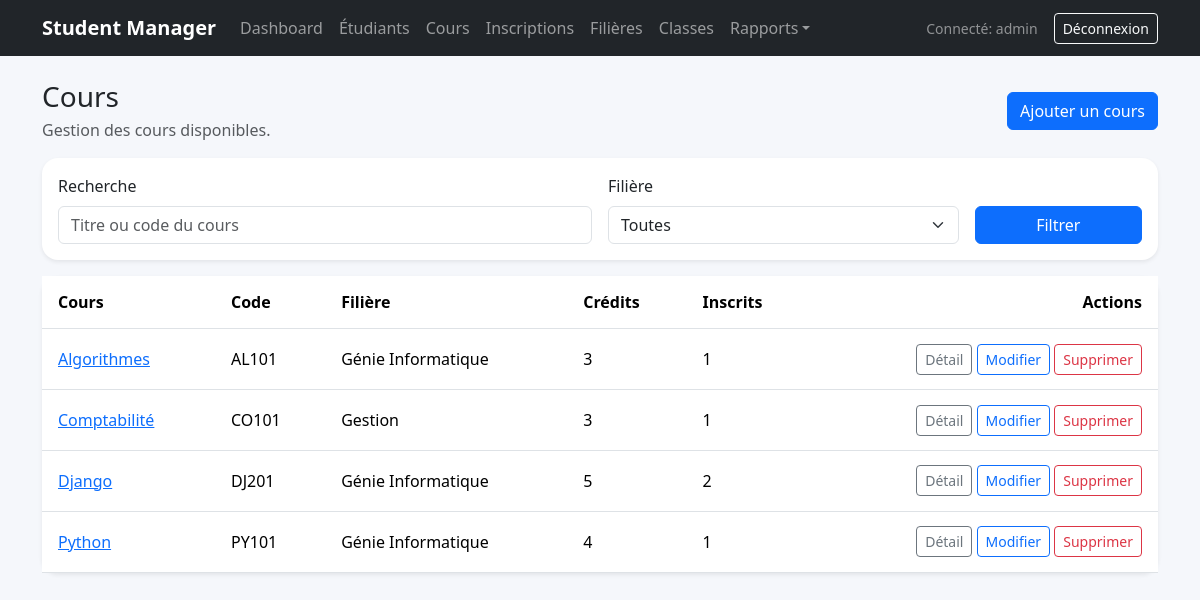
The app's page /courses/ (signed in) with its own data.
### academics/models.py (models this page shows, shortened)
class Course(models.Model):
    title = models.CharField(max_length=150)
    code = models.CharField(max_length=20, unique=True)
    description = models.TextField(blank=True)
    credits = models.PositiveSmallIntegerField(default=1)
    program = models.ForeignKey(Program, on_delete=models.CASCADE, related_name='courses')
    class Meta:
        ordering = ['title']
        verbose_name = 'Cours'
        verbose_name_plural = 'Cours'

class Program(models.Model):
    name = models.CharField(max_length=120)
    code = models.CharField(max_length=20, unique=True)
    description = models.TextField(blank=True)
    class Meta:
        ordering = ['name']
        verbose_name = 'Filière'
        verbose_name_plural = 'Filières'

### academics/views.py (the view)
# urls.py: path('courses/', views.CourseListView.as_view(), name='course_list'),
class CourseListView(LoginRequiredMixin, PermissionRequiredMixin, ListView):
    model = Course
    permission_required = 'academics.view_course'
    template_name = 'academics/course_list.html'
    context_object_name = 'courses'
    paginate_by = 10
    def get_queryset(self):
        queryset = Course.objects.select_related('program').annotate(student_total=Count('enrollments')).order_by('title')
        q = self.request.GET.get('q', '').strip()
        program_id = self.request.GET.get('program', '').strip()
        if q:
            queryset = queryset.filter(Q(title__icontains=q) | Q(code__icontains=q))
        if program_id:
            queryset = queryset.filter(program_id=program_id)
        return queryset
    def get_context_data(self, **kwargs):
        context = super().get_context_data(**kwargs)
        context['programs'] = Program.objects.all()
        context['q'] = self.request.GET.get('q', '')
        context['selected_program'] = self.request.GET.get('program', '')
        return context

### templates/academics/course_list.html (shortened to what this page needs)
{% extends 'base.html' %}
{% block content %}
<div class="d-flex justify-content-between align-items-center mb-3 flex-wrap gap-2">
    <div>
        <h1 class="h3 mb-1">Cours</h1>
        <p class="text-muted mb-0">Gestion des cours disponibles.</p>
    </div>
    <a class="btn btn-primary" href="{% url 'course_add' %}">Ajouter un cours</a>
</div>
<div class="card shadow-sm mb-3">
    <div class="card-body">
        <form method="get" class="row g-3">
            <div class="col-md-6">
                <label class="form-label">Recherche</label>
                <input class="form-control" type="text" name="q" value="{{ q }}" placeholder="Titre ou code du cours">
            </div>
            <div class="col-md-4">
                <label class="form-label">Filière</label>
                <select class="form-select" name="program">
                    <option value="">Toutes</option>
                </select>
            </div>
            <div class="col-md-2 d-flex align-items-end">
                <button class="btn btn-primary w-100" type="submit">Filtrer</button>
            </div>
        </form>
    </div>
</div>
<div class="card shadow-sm">
    <div class="table-responsive">
        <table class="table table-hover align-middle mb-0">
            <thead><tr><th>Cours</th><th>Code</th><th>Filière</th><th>Crédits</th><th>Inscrits</th><th class="text-end">Actions</th></tr></thead>
            <tbody>
            {% for course in courses %}
                <tr>
                    <td><a href="{% url 'course_detail' course.pk %}">{{ course.title }}</a></td>
                    <td>{{ course.code }}</td>
                    <td>{{ course.program.name }}</td>
                    <td>{{ course.credits }}</td>
                    <td>{{ course.student_total }}</td>
                    <td class="text-end">
                        <a class="btn btn-sm btn-outline-secondary" href="{% url 'course_detail' course.pk %}">Détail</a>
                        <a class="btn btn-sm btn-outline-primary" href="{% url 'course_edit' course.pk %}">Modifier</a>
                        <a class="btn btn-sm btn-outline-danger" href="{% url 'course_delete' course.pk %}">Supprimer</a>
                    </td>
                </tr>
            {% empty %}
                <tr><td colspan="6" class="text-center text-muted py-4">Aucun cours trouvé.</td></tr>
            {% endfor %}
            </tbody>
        </table>
    </div>
</div>
{% endblock %}

### templates/base.html (shortened to what this page needs)
{% load static %}
<!DOCTYPE html>
<html lang="fr">
<head>
    <link href="https://cdn.jsdelivr.net/npm/bootstrap@5.3.3/dist/css/bootstrap.min.css" rel="stylesheet">
    <link rel="stylesheet" href="{% static 'css/app.css' %}">
</head>
<body>
    <nav class="navbar navbar-expand-lg navbar-dark bg-dark mb-4">
        <div class="container">
            <a class="navbar-brand" href="{% url 'dashboard' %}">Student Manager</a>
            {% if user.is_authenticated %}
            <div class="collapse navbar-collapse" id="mainNav">
                <ul class="navbar-nav me-auto mb-2 mb-lg-0">
                    <li class="nav-item"><a class="nav-link" href="{% url 'dashboard' %}">Dashboard</a></li>
                    <li class="nav-item"><a class="nav-link" href="{% url 'student_list' %}">Étudiants</a></li>
                    <li class="nav-item"><a class="nav-link" href="{% url 'course_list' %}">Cours</a></li>
                    <li class="nav-item"><a class="nav-link" href="{% url 'enrollment_list' %}">Inscriptions</a></li>
                    <li class="nav-item"><a class="nav-link" href="{% url 'program_list' %}">Filières</a></li>
                    <li class="nav-item"><a class="nav-link" href="{% url 'classroom_list' %}">Classes</a></li>
                    <li class="nav-item dropdown">
                        <a class="nav-link dropdown-toggle" href="#" role="button" data-bs-toggle="dropdown">Rapports</a>
                    </li>
                </ul>
                <div class="d-flex align-items-center gap-3">
                    <span class="text-white-50 small">Connecté: {{ user.username }}</span>
                    <form method="post" action="{% url 'logout' %}">
                        <button class="btn btn-outline-light btn-sm" type="submit">Déconnexion</button>
                    </form>
                </div>
            </div>
            {% endif %}
        </div>
    </nav>
    <main class="container pb-5">
        {% block content %}{% endblock %}
    </main>
</body>
</html>

### static/css/app.css (style rules this page uses)
body { background-color: #f5f7fb; }
.card { border: 0; border-radius: 1rem; }
.table > :not(caption) > * > * { padding: 0.9rem 1rem; }
.navbar-brand { font-weight: 700; }

### records on screen
Course: title "Algorithmes", code "AL101", program.name "Génie Informatique", credits "3", student_total "1"
Course: title "Comptabilité", code "CO101", program.name "Gestion", credits "3", student_total "1"
Course: title "Django", code "DJ201", program.name "Génie Informatique", credits "5", student_total "2"
Course: title "Python", code "PY101", program.name "Génie Informatique", credits "4", student_total "1"

### other values on screen
{{ user.username }} "admin"
